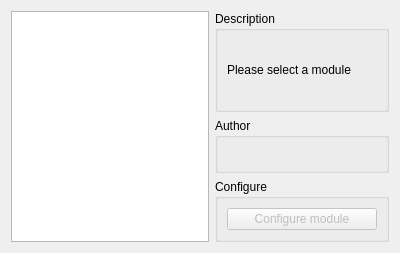
<?xml version="1.0" encoding="UTF-8"?>
<ui version="4.0">
 <class>authWizardPage</class>
 <widget class="QWizardPage" name="authWizardPage">
  <property name="geometry">
   <rect>
    <x>0</x>
    <y>0</y>
    <width>400</width>
    <height>253</height>
   </rect>
  </property>
  <property name="windowTitle">
   <string>WizardPage</string>
  </property>
  <property name="title">
   <string>Setup Fusic Authentication</string>
  </property>
  <property name="subTitle">
   <string notr="true">This page will help you setup the authentication mechinism that fusic will use.</string>
  </property>
  <layout class="QHBoxLayout" name="horizontalLayout">
   <item>
    <widget class="QListWidget" name="authModulesList"/>
   </item>
   <item>
    <layout class="QVBoxLayout" name="verticalLayout" stretch="10,1,0">
     <item>
      <widget class="QGroupBox" name="descriptionGroup">
       <property name="sizePolicy">
        <sizepolicy hsizetype="Minimum" vsizetype="Preferred">
         <horstretch>0</horstretch>
         <verstretch>0</verstretch>
        </sizepolicy>
       </property>
       <property name="title">
        <string>Description</string>
       </property>
       <layout class="QVBoxLayout" name="verticalLayout_3">
        <item>
         <widget class="QLabel" name="descriptionLabel">
          <property name="minimumSize">
           <size>
            <width>150</width>
            <height>0</height>
           </size>
          </property>
          <property name="maximumSize">
           <size>
            <width>150</width>
            <height>16777215</height>
           </size>
          </property>
          <property name="text">
           <string>Please select a module</string>
          </property>
          <property name="wordWrap">
           <bool>true</bool>
          </property>
         </widget>
        </item>
       </layout>
      </widget>
     </item>
     <item>
      <widget class="QGroupBox" name="authorGroup">
       <property name="title">
        <string>Author</string>
       </property>
       <layout class="QVBoxLayout" name="verticalLayout_2">
        <item>
         <widget class="QLabel" name="authorLabel">
          <property name="text">
           <string/>
          </property>
         </widget>
        </item>
       </layout>
      </widget>
     </item>
     <item>
      <widget class="QGroupBox" name="configureGroup">
       <property name="title">
        <string>Configure</string>
       </property>
       <layout class="QVBoxLayout" name="verticalLayout_4">
        <item>
         <widget class="QPushButton" name="configureButton">
          <property name="enabled">
           <bool>false</bool>
          </property>
          <property name="text">
           <string>Configure module</string>
          </property>
          <property name="checkable">
           <bool>false</bool>
          </property>
          <property name="flat">
           <bool>false</bool>
          </property>
         </widget>
        </item>
       </layout>
      </widget>
     </item>
    </layout>
   </item>
  </layout>
 </widget>
 <resources/>
 <connections/>
</ui>
